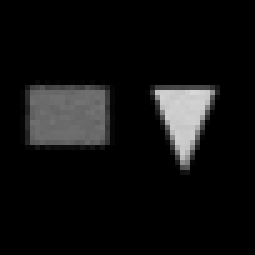
#> input picture lightfield_views/image_+0_+14.tif, 51 x 51 px (shown 5 times larger); its folder holds only this picture in this run
$ python interactive.py
#> lines starting #> are read from the running program, lines starting #| are printed output that depends on the picture
import numpy as np
import matplotlib.pyplot as plt
import tifffile
from matplotlib.patches import Circle
import os
import glob
from scipy.ndimage import gaussian_filter

class LightFieldViewer:
    def __init__(self, image_dir="lightfield_views", radius=16, smoothing=False):
        self.image_dir = image_dir
        self.radius = radius
        self.smoothing = smoothing  # Option to enable/disable smoothing transitions
        self.current_image = None
        self.images = {}
        self.dragging = False
        self.current_position = None
        self.last_position = None
        self.last_displayed_position = None
        self.positions_array = None
        self.throttle_counter = 0  # For throttling updates
        self.load_images()

        # Create figure and setup
        self.fig = plt.figure(figsize=(12, 6))
        self.setup_ui()

    def load_images(self):
        """Load all offset images from the directory"""
        print(f"Looking for images in {self.image_dir}...")

        # Find all tiff files
        image_files = glob.glob(os.path.join(self.image_dir, "image_*.tif"))

        if not image_files:
            print(f"No images found in {self.image_dir}")
            return

        print(f"Found {len(image_files)} images")

        for image_file in sorted(image_files):  # Sort for consistent loading
            # Extract offset values from filename (format: image_+Y_+X.tif)
            filename = os.path.basename(image_file)
            parts = filename.replace("image_", "").replace(".tif", "").split("_")

            try:
                y_offset = int(parts[0])
                x_offset = int(parts[1])

                # Load image
                image = tifffile.imread(image_file)
#> image is the input picture: shape (51, 51); min 0, max 216, mean 16.2

                # Apply slight blur for smoother transition if enabled
                if self.smoothing:
                    image = gaussian_filter(image, sigma=0.5)

                self.images[(y_offset, x_offset)] = image
                print(f"Loaded image with offset y={y_offset}, x={x_offset}")

            except (ValueError, IndexError) as e:
                print(f"Error parsing filename {filename}: {e}")

        # Create array of positions for nearest neighbor search
        if self.images:
            self.positions_array = np.array(list(self.images.keys()))
#> self.positions_array = [[0, 14]]

    def setup_ui(self):
        """Set up the user interface with circle selector and image display"""
        # Circle selector on the left
        self.ax_circle = self.fig.add_subplot(121)
        self.ax_circle.set_aspect('equal')
        self.ax_circle.set_xlim(-self.radius-1, self.radius+1)
        self.ax_circle.set_ylim(-self.radius-1, self.radius+1)

        # Draw main circle
        circle = Circle((0, 0), self.radius, fill=False, color='blue')
        self.ax_circle.add_patch(circle)

        # Add dots for available positions
        for pos in self.images.keys():
            y, x = pos
            self.ax_circle.plot(x, y, 'o', markersize=4)  # Smaller dots for clarity
#> this loop made 1 pass

        self.ax_circle.set_title('Click and drag to explore views')
        self.ax_circle.set_xlabel('X offset')
        self.ax_circle.set_ylabel('Y offset')
        self.ax_circle.grid(True)

        # Image display on the right
        self.ax_image = self.fig.add_subplot(122)
        self.ax_image.set_title('Light Field View')
        self.image_obj = None

        # Add mouse events with better throttling
        self.fig.canvas.mpl_connect('button_press_event', self.on_press)
        self.fig.canvas.mpl_connect('button_release_event', self.on_release)
        self.fig.canvas.mpl_connect('motion_notify_event', self.on_motion)

        # Show central image if available
        if (0, 0) in self.images:
            self.display_nearest_image(0, 0)
        elif len(self.images) > 0:
            # Display first available image
            first_key = list(self.images.keys())[0]
#> first_key = (0, 14)
            self.display_nearest_image(first_key[0], first_key[1])

    # [18 lines left out: function on_press, not called in this run]

    def on_release(self, event):
        """Handle mouse release event"""
        self.dragging = False

    # [31 lines left out: functions on_motion, update_from_position, not called in this run]

    def find_nearest_position(self, y, x):
        """Find the nearest available position to the given coordinates"""
#> called with y = 0, x = 14
        if not self.images:
            return None

        # Calculate distances to all positions
        distances = np.sqrt((self.positions_array[:, 0] - y)**2 +
                           (self.positions_array[:, 1] - x)**2)
#> distances = [0]

        # Find nearest index
        nearest_idx = np.argmin(distances)
#> nearest_idx = 0
        nearest_pos = tuple(self.positions_array[nearest_idx])
#> nearest_pos = (0, 14)

        return nearest_pos

    def display_nearest_image(self, y, x):
        """Display the nearest image to the given position"""
        if not self.images:
            return

        # Find the nearest position where we have an image
        nearest_pos = self.find_nearest_position(y, x)
#> nearest_pos = (0, 14)

        # Check if we're already displaying this position
        if self.last_displayed_position == nearest_pos:
            # Just update the marker in the circle
            self.update_circle_display(y, x, nearest_pos)
            return

        self.last_displayed_position = nearest_pos
#> self.last_displayed_position = (0, 14)

        # Display the image
        self.display_image(nearest_pos, interactive_pos=(y, x))

    def update_circle_display(self, y, x, nearest_pos=None):
        """Update the circle display with current position and nearest image position"""
        self.ax_circle.clear()

        # Redraw circle
        circle = Circle((0, 0), self.radius, fill=False, color='blue')
        self.ax_circle.add_patch(circle)

        # Add dots for all positions
        for pos in self.images.keys():
            pos_y, pos_x = pos
            # Highlight the position of the current image
            if nearest_pos and pos == nearest_pos:
                self.ax_circle.plot(pos_x, pos_y, 'o', markersize=8, color='green')
            else:
                self.ax_circle.plot(pos_x, pos_y, 'o', markersize=4, color='blue')

        # Add current interactive position marker
        self.ax_circle.plot(x, y, 'x', markersize=10, color='red')

        # Draw line connecting interactive position to nearest image position
        if nearest_pos:
            self.ax_circle.plot([x, nearest_pos[1]], [y, nearest_pos[0]], '--', color='gray', alpha=0.5)

        # Add title and labels
        self.ax_circle.set_title('Click and drag to explore views')
        self.ax_circle.set_xlabel('X offset')
        self.ax_circle.set_ylabel('Y offset')
        self.ax_circle.set_xlim(-self.radius-1, self.radius+1)
        self.ax_circle.set_ylim(-self.radius-1, self.radius+1)
        self.ax_circle.grid(True)

    def display_image(self, position, interactive_pos=None):
        """Display the image at the given position"""
#> called with position = (0, 14), interactive_pos = (0, 14)
        if position not in self.images:
            print(f"No image available at position {position}")
            return

        # Clear previous image
        if self.image_obj is None:
            self.ax_image.clear()
            # Display new image
            image = self.images[position]
            self.image_obj = self.ax_image.imshow(image, cmap='gray')
        else:
            # Just update the data for smoother transitions
            self.image_obj.set_data(self.images[position])

        # Update circle display
        y, x = position
#> y = 0; x = 14
        if interactive_pos:
            self.update_circle_display(interactive_pos[0], interactive_pos[1], position)
#> the loop in update_circle_display, `for pos in self.images.keys():` made 1 pass
        else:
            self.update_circle_display(y, x, position)

        # Update title
        if interactive_pos:
            int_y, int_x = interactive_pos
            self.ax_image.set_title(f'Light Field View (interactive: y={int_y:.1f}, x={int_x:.1f})\n(nearest view: y={y}, x={x})')
        else:
            self.ax_image.set_title(f'Light Field View (y={y}, x={x})')

        # Refresh display with minimal updates for better performance
        self.fig.canvas.draw_idle()

# Run the viewer
if __name__ == "__main__":
    viewer = LightFieldViewer(smoothing=True)  # Set to True for additional image smoothing
    plt.tight_layout()
    plt.show()
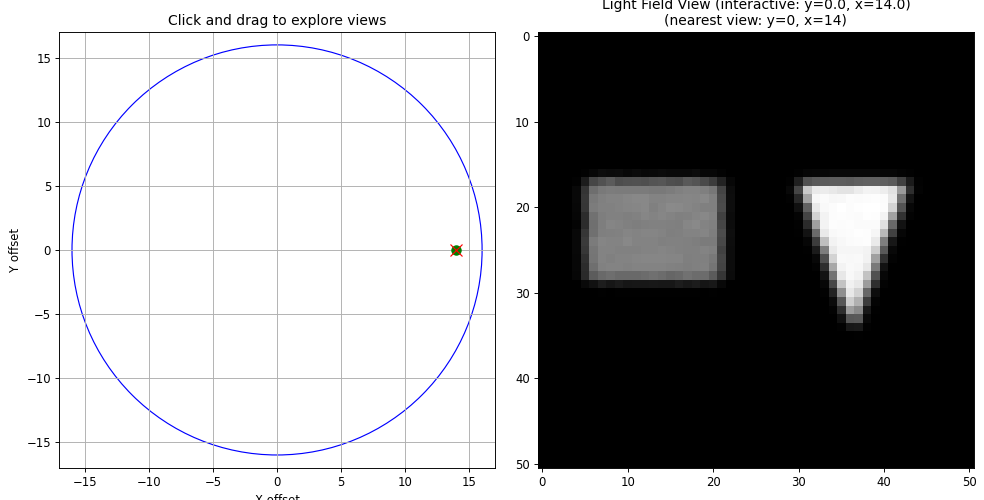
#> figure drawn by matplotlib, 2 panels

# Additional options that can be uncommented:
# - Enable smoothing for softer transitions: viewer = LightFieldViewer(smoothing=True)
# - Different directory: viewer = LightFieldViewer(image_dir="my_lightfield_data")
# - Different radius: viewer = LightFieldViewer(radius=20)

$ run again, on lightfield_views/image_+10_-8.tif
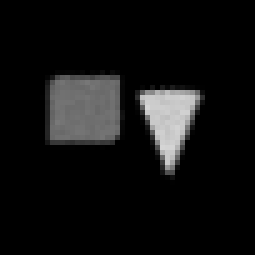
#> input picture lightfield_views/image_+10_-8.tif, 51 x 51 px (shown 5 times larger)
#> in load_images, image is the input picture: shape (51, 51); min 0, max 213, mean 16.9
#> self.positions_array = [[10, -8]]
#> the loop in setup_ui, `for pos in self.images.keys():` made 1 pass
#> first_key = (10, -8)
#> distances = [0]
#> nearest_idx = 0
#> in find_nearest_position, `nearest_pos = tuple(self.positions_array[nearest_idx])`: nearest_pos = (10, -8)
#> in display_image, `y, x = position`: y = 10; x = -8
#> the loop in update_circle_display, `for pos in self.images.keys():` made 1 pass
#> `plt.show()`:
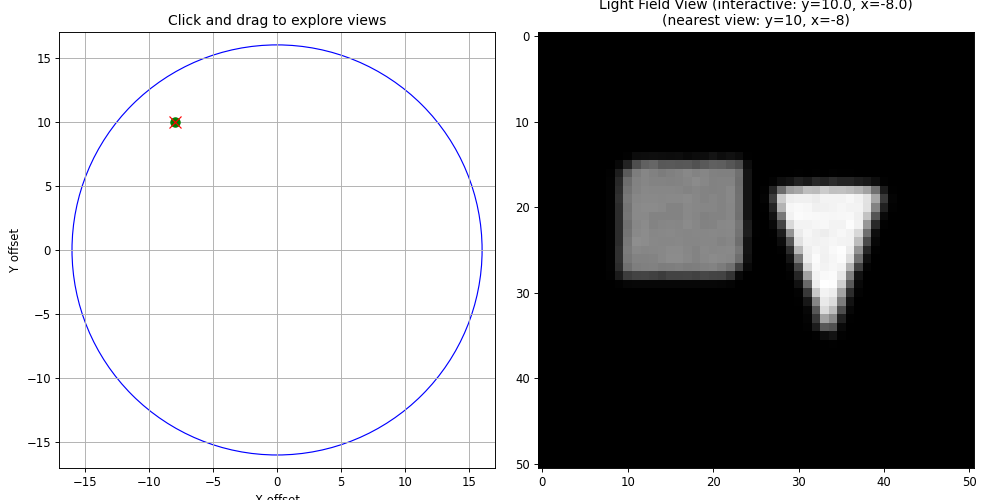
#> figure drawn by matplotlib, 2 panels
